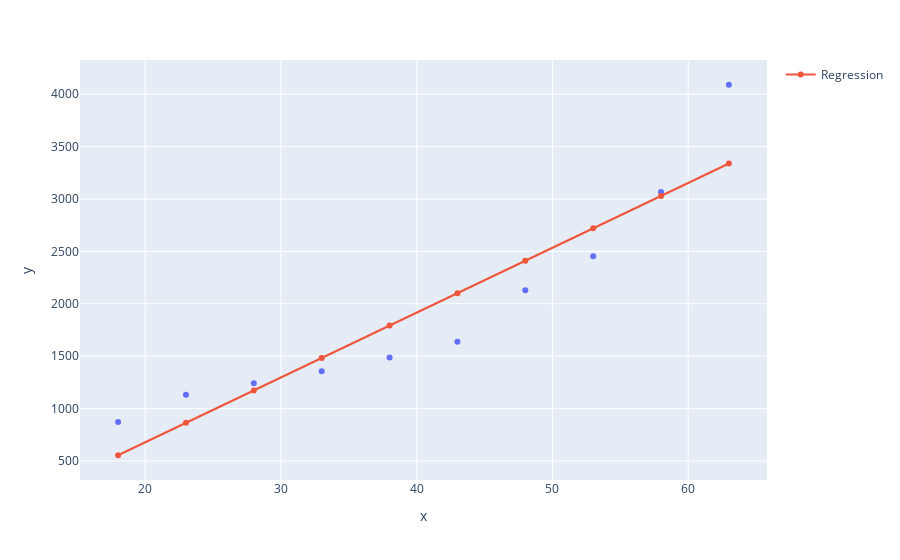

Here is the notebook cell this chart was saved with:
### Code cell
grath = px.scatter(x = x_health_care.ravel(), y = y_health_care.ravel())
grath.add_scatter(x = x_health_care.ravel(), y = predict, name = 'Regression')
grath.show()

### Figure 1 — Plotly figure (JSON) as saved in the notebook; plotly's stock layout.template omitted (floating-point values rounded to 4 significant figures)
{"data": [{"hovertemplate": "x=%{x}<br>y=%{y}<extra></extra>", "legendgroup": "", "marker": {"color": "#636efa", "symbol": "circle"}, "mode": "markers", "name": "", "orientation": "v", "showlegend": false, "type": "scatter", "x": [18, 23, 28, 33, 38, 43, 48, 53, 58, 63], "xaxis": "x", "y": [871, 1132, 1242, 1356, 1488, 1638, 2130, 2454, 3066, 4090], "yaxis": "y"}, {"name": "Regression", "type": "scatter", "x": [18, 23, 28, 33, 38, 43, 48, 53, 58, 63], "y": [554.7, 864.0, 1173.0, 1483.0, 1792.0, 2101.0, 2411.0, 2720.0, 3029.0, 3339.0]}], "layout": {"legend": {"tracegroupgap": 0}, "margin": {"t": 60}, "xaxis": {"anchor": "y", "domain": [0, 1], "title": {"text": "x"}}, "yaxis": {"anchor": "x", "domain": [0, 1], "title": {"text": "y"}}}}
